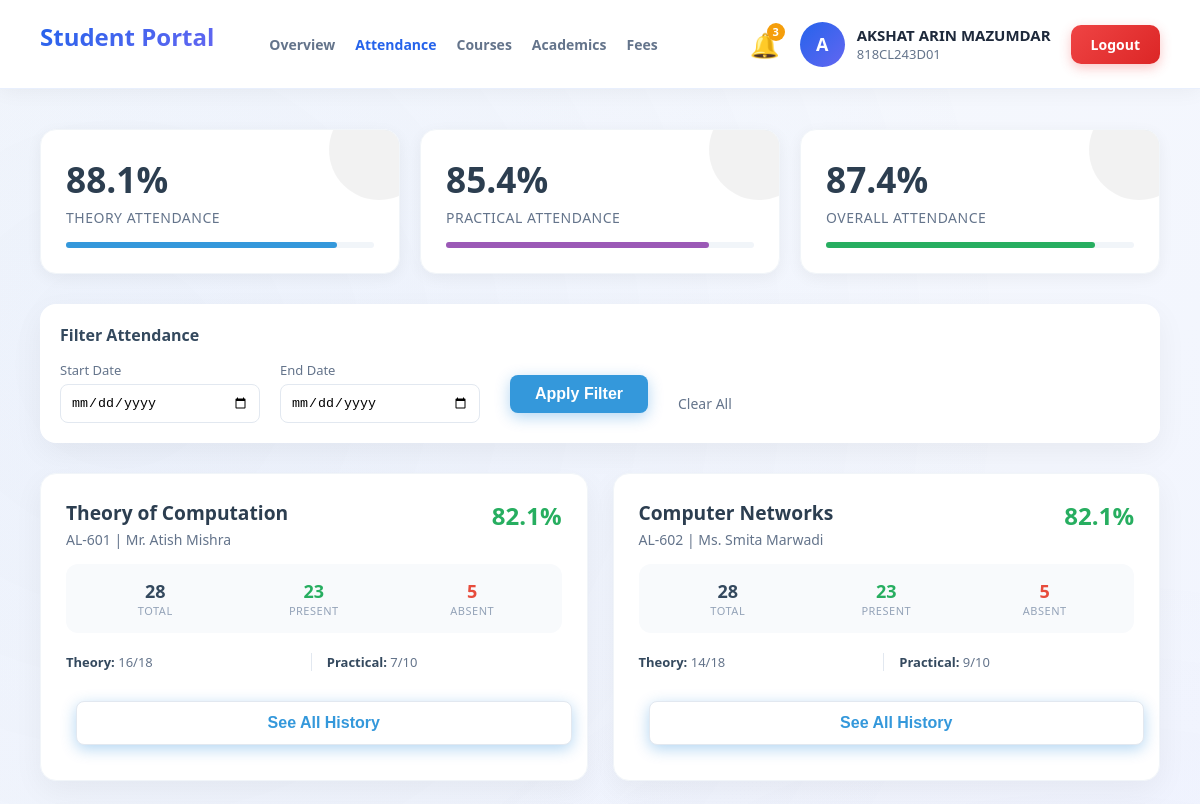
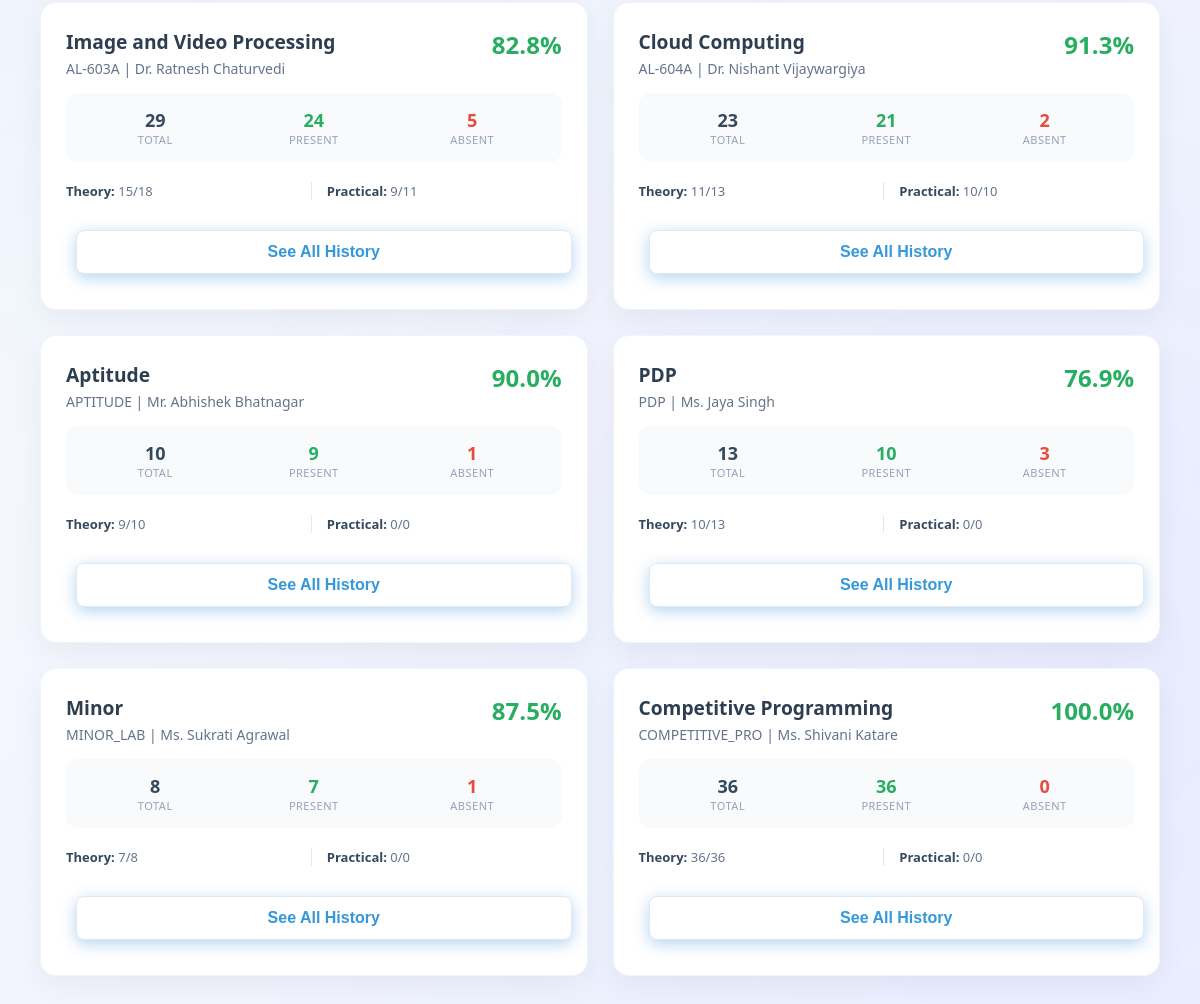
The page /student/dashboard/attendance/ on the database its author committed (2 pictures, top to bottom).
### backend/student/models.py (models this page shows, shortened)
class StudentProfile(models.Model):
    user = models.OneToOneField(User, on_delete=models.CASCADE, related_name='student_profile')
    enrollment_number = models.CharField(max_length=50, unique=True)
    batch_year = models.IntegerField()
    branch = models.CharField(max_length=100, choices=BRANCH_CHOICES, default='Computer science engineering')
    course_name = models.CharField(max_length=50, choices=COURSE_CHOICES, default='B.tech')
    contact_number = models.CharField(max_length=20, null=True, blank=True)
    address = models.TextField(null=True, blank=True)
    date_of_birth = models.DateField(null=True, blank=True)
    section = models.CharField(max_length=50, null=True, blank=True)

class Course(models.Model):
    name = models.CharField(max_length=200)
    code = models.CharField(max_length=50, unique=True)
    description = models.TextField(null=True, blank=True)
    credits = models.IntegerField(default=3)

### authentication/models.py (models this page shows, shortened)
class User(models.Model):
    ROLE_CHOICES = [
        ('student','Student'),
        ('faculty','Faculty'),
        ('admin','Admin')
    ]
    name = models.CharField(max_length=100)
    email = models.EmailField(unique=True)
    role = models.CharField(max_length=10, choices=ROLE_CHOICES)
    password = models.CharField(max_length=100, default="ADMIN")

### backend/student/views.py (the view)
# urls.py: path('dashboard/attendance/', views.student_attendance, name='student_attendance'),
def student_attendance(request):
    profile = get_student_profile(request)
    if not profile:
        return redirect('login')
    from datetime import datetime
    start_date_str = request.GET.get('start_date')
    end_date_str = request.GET.get('end_date')
    start_date = None
    end_date = None
    if start_date_str:
        try:
            start_date = datetime.strptime(start_date_str, '%Y-%m-%d').date()
        except ValueError:
            pass
    if end_date_str:
        try:
            end_date = datetime.strptime(end_date_str, '%Y-%m-%d').date()
        except ValueError:
            pass
    attendance_qs = Attendance.objects.filter(student=profile)
    if start_date:
        attendance_qs = attendance_qs.filter(date__gte=start_date)
    if end_date:
        attendance_qs = attendance_qs.filter(date__lte=end_date)
    enrollments = Enrollment.objects.filter(student=profile).select_related('course')
    course_groups = {}
    from backend.faculty.models import FacultyCourseAssignment
    for en in enrollments:
        course = en.course
        base_code = course.code.replace('[P]', '')
        if base_code not in course_groups:
            faculty_assignment = FacultyCourseAssignment.objects.filter(course__code__icontains=base_code).first()
            faculty_name = faculty_assignment.faculty.user.name if faculty_assignment else "TBD"
            course_groups[base_code] = {
                'name': course.name.replace(' Lab', '').replace(' practical', ''),
                'base_code': base_code,
                'faculty': faculty_name,
                'theory': {'total': 0, 'present': 0, 'absent': 0, 'records': []},
                'practical': {'total': 0, 'present': 0, 'absent': 0, 'records': []},
                'total_all': 0,
                'present_all': 0,
            }
        is_practical = '[P]' in course.code
        category = 'practical' if is_practical else 'theory'
        course_attendance = attendance_qs.filter(course=course).order_by('-date')
        course_groups[base_code][category]['total'] += course_attendance.count()
        course_groups[base_code][category]['present'] += course_attendance.filter(status='Present').count()
        course_groups[base_code][category]['absent'] += course_attendance.filter(status='Absent').count()
        for att in course_attendance:
            course_groups[base_code][category]['records'].append(att)
            course_groups[base_code]['total_all'] += 1
            if att.status == 'Present':
                course_groups[base_code]['present_all'] += 1
    total_theory = 0
    present_theory = 0
    total_practical = 0
    present_practical = 0
    course_data_list = []
    for base_code, data in course_groups.items():
        total_theory += data['theory']['total']
        present_theory += data['theory']['present']
        total_practical += data['practical']['total']
        present_practical += data['practical']['present']
        total = data['total_all']
        present = data['present_all']
        data['percentage'] = (present / total * 100) if total > 0 else 0
        all_records = data['theory']['records'] + data['practical']['records']
        data['all_records'] = sorted(all_records, key=lambda x: x.date, reverse=True)
        course_data_list.append(data)
    global_theory_pct = (present_theory / total_theory * 100) if total_theory > 0 else 0
    global_practical_pct = (present_practical / total_practical * 100) if total_practical > 0 else 0
    total_overall = total_theory + total_practical
    present_overall = present_theory + present_practical
    global_overall_pct = (present_overall / total_overall * 100) if total_overall > 0 else 0
    return render(request, "dashboards/student/attendance.html", {
        'profile': profile,
        'global_theory_pct': round(global_theory_pct, 1),
        'global_practical_pct': round(global_practical_pct, 1),
        'global_overall_pct': round(global_overall_pct, 1),
        'course_data': course_data_list,
        'start_date': start_date_str,
        'end_date': end_date_str
    })

### backend/student/views.py (called while the page is built)
def get_student_profile(request):
    student_email = request.session.get('student_email')
    if student_email:
        return StudentProfile.objects.filter(user__email=student_email).first()
    return StudentProfile.objects.first() # Fallback for demo

### templates/dashboards/student/attendance.html (shortened to what this page needs)
{% extends 'dashboards/student/base_new.html' %}
{% block content %}
<div class="attendance-container">
    <div class="stats-grid" style="display: grid; grid-template-columns: repeat(3, 1fr); gap: 20px; margin-bottom: 30px;">
        <div class="stat-card theory">
            <div class="stat-value">{{ global_theory_pct }}%</div>
            <div class="stat-label">Theory Attendance</div>
            <div class="stat-progress-bar"><div class="progress" style="width: {{ global_theory_pct }}%"></div></div>
        </div>
        <div class="stat-card practical">
            <div class="stat-value">{{ global_practical_pct }}%</div>
            <div class="stat-label">Practical Attendance</div>
            <div class="stat-progress-bar"><div class="progress" style="width: {{ global_practical_pct }}%"></div></div>
        </div>
        <div class="stat-card overall">
            <div class="stat-value">{{ global_overall_pct }}%</div>
            <div class="stat-label">Overall Attendance</div>
            <div class="stat-progress-bar"><div class="progress" style="width: {{ global_overall_pct }}%"></div></div>
        </div>
    </div>
    <div class="card filter-card" style="margin-bottom: 30px; padding: 20px;">
        <h4 style="margin-top: 0; margin-bottom: 15px; color: #34495e;">Filter Attendance</h4>
        <form method="GET" style="display: flex; gap: 20px; align-items: flex-end; flex-wrap: wrap;">
            <div>
                <label style="display: block; font-size: 13px; color: #64748b; margin-bottom: 5px;">Start Date</label>
                <input type="date" name="start_date" value="{{ start_date }}" style="padding: 10px; border: 1px solid #e2e8f0; border-radius: 8px; width: 200px;">
            </div>
            <div>
                <label style="display: block; font-size: 13px; color: #64748b; margin-bottom: 5px;">End Date</label>
                <input type="date" name="end_date" value="{{ end_date }}" style="padding: 10px; border: 1px solid #e2e8f0; border-radius: 8px; width: 200px;">
            </div>
            <button type="submit" class="btn-filter" style="background: #3498db; color: white; padding: 10px 25px; border: none; border-radius: 8px; cursor: pointer; font-weight: 600; transition: background 0.3s;">
                Apply Filter
            </button>
            <a href="?" style="text-decoration: none; color: #64748b; margin-bottom: 10px; font-size: 14px;">Clear All</a>
        </form>
    </div>
    <div class="course-grid" style="display: grid; grid-template-columns: repeat(auto-fill, minmax(400px, 1fr)); gap: 25px;">
        {% for course in course_data %}
        <div class="card course-card">
            <div class="course-header" style="display: flex; justify-content: space-between; align-items: start; margin-bottom: 15px;">
                <div>
                    <h3 style="margin: 0; color: #2c3e50; font-size: 1.2rem;">{{ course.name }}</h3>
                    <div style="font-size: 14px; color: #64748b; margin-top: 4px;">{{ course.base_code }} | {{ course.faculty }}</div>
                </div>
                <div class="course-pct" style="font-size: 1.5rem; font-weight: 700; color: {% if course.percentage >= 75 %}#27ae60{% else %}#e74c3c{% endif %};">
                    {{ course.percentage|stringformat:".1f" }}%
                </div>
            </div>
            <div class="attendance-summary" style="display: grid; grid-template-columns: repeat(3, 1fr); gap: 10px; text-align: center; background: #f8fafc; padding: 15px; border-radius: 12px; margin-bottom: 20px;">
                <div>
                    <div style="font-size: 18px; font-weight: 700; color: #34495e;">{{ course.total_all }}</div>
                    <div style="font-size: 11px; text-transform: uppercase; color: #94a3b8; letter-spacing: 0.5px;">Total</div>
                </div>
                <div>
                    <div style="font-size: 18px; font-weight: 700; color: #27ae60;">{{ course.present_all }}</div>
                    <div style="font-size: 11px; text-transform: uppercase; color: #94a3b8; letter-spacing: 0.5px;">Present</div>
                </div>
                <div>
                    <div style="font-size: 18px; font-weight: 700; color: #e74c3c;">{{ course.theory.absent|add:course.practical.absent }}</div>
                    <div style="font-size: 11px; text-transform: uppercase; color: #94a3b8; letter-spacing: 0.5px;">Absent</div>
                </div>
            </div>
            <div class="sub-split" style="display: flex; gap: 15px; margin-bottom: 20px;">
                <div style="flex: 1; font-size: 13px; color: #64748b; border-right: 1px solid #e2e8f0; padding-right: 10px;">
                    <span style="font-weight: 600; color: #34495e;">Theory:</span> {{ course.theory.present }}/{{ course.theory.total }}
                </div>
                <div style="flex: 1; font-size: 13px; color: #64748b;">
                    <span style="font-weight: 600; color: #34495e;">Practical:</span> {{ course.practical.present }}/{{ course.practical.total }}
                </div>
            </div>
            <button onclick="toggleDetails('{{ course.base_code }}')" class="btn-details" style="width: 100%; padding: 12px; border: 1px solid #e2e8f0; background: white; border-radius: 8px; color: #3498db; font-weight: 600; cursor: pointer; transition: all 0.3s;">
                See All History
            </button>
        </div>
        {% endfor %}
    </div>
</div>
{% endblock %}

### templates/dashboards/student/base_new.html (shortened to what this page needs)
<!DOCTYPE html>
<html lang="en">
<head>
    <link rel="stylesheet" href="/static/css/style.css">
</head>
<body>
    <div class="top-nav">
        <div class="logo-section">
            <h1>Student Portal</h1>
            <nav style="display: flex; gap: 20px; margin-left: 40px;">
                <a href="/student/dashboard/" style="text-decoration: none; color: {% if request.path == '/student/dashboard/' %}#2563EB{% else %}#64748b{% endif %}; font-weight: 600; font-size: 14px;">Overview</a>
                <a href="/student/dashboard/attendance/" style="text-decoration: none; color: {% if '/attendance/' in request.path %}#2563EB{% else %}#64748b{% endif %}; font-weight: 600; font-size: 14px;">Attendance</a>
                <a href="/student/dashboard/courses/" style="text-decoration: none; color: {% if '/courses/' in request.path %}#64748b{% else %}#64748b{% endif %}; font-weight: 600; font-size: 14px;">Courses</a>
                <a href="/student/dashboard/academics/" style="text-decoration: none; color: {% if '/academics/' in request.path %}#64748b{% else %}#64748b{% endif %}; font-weight: 600; font-size: 14px;">Academics</a>
                <a href="/student/dashboard/fees/" style="text-decoration: none; color: {% if '/fees/' in request.path %}#64748b{% else %}#64748b{% endif %}; font-weight: 600; font-size: 14px;">Fees</a>
            </nav>
        </div>
        <div class="user-section">
            <div class="notification-bell">
                🔔
                <span class="notification-badge">3</span>
            </div>
            <div class="user-info">
                <div class="user-avatar">
                    {{ profile.user.name|first|upper }}
                </div>
                <div class="user-details">
                    <h3>{{ profile.user.name|default:"Student" }}</h3>
                    <p>{{ profile.enrollment_number }}</p>
                </div>
            </div>
            <a href="/auth/" class="btn-logout">Logout</a>
        </div>
    </div>
    <div class="dashboard-container">
        {% block content %}{% endblock %}
    </div>
</body>
</html>

### static/css/style.css (style rules this page uses)
:root { --primary-blue: #0078D4; --primary-dark: #005A9E; --accent-teal: #00B7C3; --accent-orange: #FF8C00; --accent-purple: #8764B8; --success-green: #107C10; --warning-yellow: #FFB900; --error-red: #E81123; --neutral-gray: #605E5C; --light-gray: #F3F2F1; --white: #FFFFFF; }
* { margin: 0; padding: 0; box-sizing: border-box; }
body { font-family: 'Segoe UI', -apple-system, BlinkMacSystemFont, 'Roboto', 'Helvetica Neue', Arial, sans-serif; background: linear-gradient(135deg, #667eea 0%, #764ba2 100%); min-height: 100vh; position: relative; overflow-x: hidden; }
body::before { content: ''; position: fixed; top: 0; left: 0; width: 100%; height: 100%; background: radial-gradient(circle at 20% 50%, rgba(0, 183, 195, 0.15) 0%, transparent 50%), radial-gradient(circle at 80% 80%, rgba(255, 140, 0, 0.15) 0%, transparent 50%), radial-gradient(circle at 40% 20%, rgba(135, 100, 184, 0.15) 0%, transparent 50%); z-index: -1; animation: backgroundShift 20s ease infinite; }
h1 { color: var(--primary-blue); font-size: 2.5rem; font-weight: 700; margin-bottom: 15px; background: linear-gradient(135deg, var(--primary-blue), var(--accent-teal)); -webkit-background-clip: text; -webkit-text-fill-color: transparent; background-clip: text; }
button, .btn { background: linear-gradient(135deg, var(--primary-blue), var(--accent-teal)); color: white; border: none; padding: 14px 32px; margin: 10px; cursor: pointer; border-radius: 8px; font-size: 16px; font-weight: 600; transition: all 0.3s ease; box-shadow: 0 4px 15px rgba(0, 120, 212, 0.3); text-decoration: none; display: inline-block; }

### templates/dashboards/student/attendance.html (style rules this page uses)
.stat-card { padding: 25px; background: white; border-radius: 16px; box-shadow: 0 4px 15px rgba(0,0,0,0.05); border: 1px solid #f1f5f9; position: relative; overflow: hidden; }
.stat-value { font-size: 2.2rem; font-weight: 800; margin-bottom: 5px; color: #2c3e50; }
.stat-label { font-size: 14px; color: #64748b; font-weight: 500; }
.stat-progress-bar { height: 6px; background: #f1f5f9; border-radius: 10px; margin-top: 15px; width: 100%; }
.progress { height: 100%; border-radius: 10px; transition: width 0.8s ease-in-out; }
.theory .progress { background: #3498db; }
.practical .progress { background: #9b59b6; }
.overall .progress { background: #27ae60; }
.course-card { padding: 25px; transition: transform 0.3s ease, box-shadow 0.3s ease; border: 1px solid #f1f5f9; }

### rows shown on the page
StudentProfile: user.name|first "A", user.name "AKSHAT ARIN MAZUMDAR", enrollment_number "818CL243D01"
Course: name "Theory of Computation", base_code "AL-601"
User: faculty "Mr. Atish Mishra"
Course: name "Computer Networks", base_code "AL-602"
User: faculty "Ms. Smita Marwadi"
Course: name "Image and Video Processing", base_code "AL-603A"
User: faculty "Dr. Ratnesh Chaturvedi"
Course: name "Cloud Computing", base_code "AL-604A"
User: faculty "Dr. Nishant Vijaywargiya"
Course: name "Aptitude", base_code "APTITUDE"
User: faculty "Mr. Abhishek Bhatnagar"
Course: name "PDP", base_code "PDP"
User: faculty "Ms. Jaya Singh"
Course: base_code "MINOR_LAB"
User: faculty "Ms. Sukrati Agrawal"
Course: name "Competitive Programming", base_code "COMPETITIVE_PRO"
User: faculty "Ms. Shivani Katare"

### other values the page prints
{{ global_theory_pct }} "88.1"
{{ global_practical_pct }} "85.4"
{{ global_overall_pct }} "87.4"
{{ course.percentage|stringformat:".1f" }} "82.1" "82.1" "82.8" "91.3" "90.0" "76.9" "87.5" "100.0"
{{ course.total_all }} "28" "28" "29" "23" "10" "13" "8" "36"
{{ course.present_all }} "23" "23" "24" "21" "9" "10" "7" "36"
{{ course.theory.absent|add:course.practical.absent }} "5" "5" "5" "2" "1" "3" "1" "0"
{{ course.theory.present }} "16" "14" "15" "11" "9" "10" "7" "36"
{{ course.theory.total }} "18" "18" "18" "13" "10" "13" "8" "36"
{{ course.practical.present }} "7" "9" "9" "10" "0" "0" "0" "0"
{{ course.practical.total }} "10" "10" "11" "10" "0" "0" "0" "0"
{{ course.name }} "Minor"
